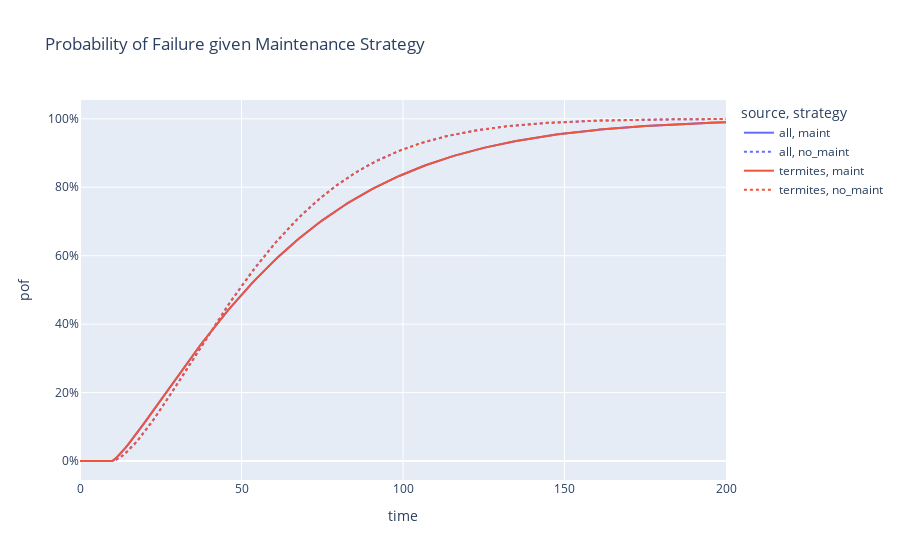

Notebook source saved alongside this figure:
### Code cell
comp.mc_timeline(10000)
update_pof_fig(comp)

### Figure 1 — Plotly figure (JSON) as saved in the notebook; plotly's stock layout.template omitted (floating-point values rounded to 4 significant figures; data arrays with more than 128 entries replaced by an {"elided": "..."} marker saying what was removed)
{"data": [{"hovertemplate": "source=all<br>strategy=maint<br>time=%{x}<br>pof=%{y}<extra></extra>", "legendgroup": "all, maint", "line": {"color": "#636EFA", "dash": "solid"}, "mode": "lines", "name": "all, maint", "orientation": "v", "showlegend": true, "type": "scatter", "x": {"elided": "201 int values"}, "xaxis": "x", "y": {"elided": "201 float values"}, "yaxis": "y"}, {"hovertemplate": "source=all<br>strategy=no_maint<br>time=%{x}<br>pof=%{y}<extra></extra>", "legendgroup": "all, no_maint", "line": {"color": "#636EFA", "dash": "dot"}, "mode": "lines", "name": "all, no_maint", "orientation": "v", "showlegend": true, "type": "scatter", "x": {"elided": "201 int values"}, "xaxis": "x", "y": {"elided": "201 float values"}, "yaxis": "y"}, {"hovertemplate": "source=termites<br>strategy=maint<br>time=%{x}<br>pof=%{y}<extra></extra>", "legendgroup": "termites, maint", "line": {"color": "#EF553B", "dash": "solid"}, "mode": "lines", "name": "termites, maint", "orientation": "v", "showlegend": true, "type": "scatter", "x": {"elided": "201 int values"}, "xaxis": "x", "y": {"elided": "201 float values"}, "yaxis": "y"}, {"hovertemplate": "source=termites<br>strategy=no_maint<br>time=%{x}<br>pof=%{y}<extra></extra>", "legendgroup": "termites, no_maint", "line": {"color": "#EF553B", "dash": "dot"}, "mode": "lines", "name": "termites, no_maint", "orientation": "v", "showlegend": true, "type": "scatter", "x": {"elided": "201 int values"}, "xaxis": "x", "y": {"elided": "201 float values"}, "yaxis": "y"}], "layout": {"legend": {"title": {"text": "source, strategy"}, "tracegroupgap": 0}, "title": {"text": "Probability of Failure given Maintenance Strategy"}, "xaxis": {"anchor": "y", "automargin": true, "domain": [0, 1], "title": {"text": "time"}}, "yaxis": {"anchor": "x", "automargin": true, "domain": [0, 1], "tickformat": ",.0%", "title": {"text": "pof"}}}}
